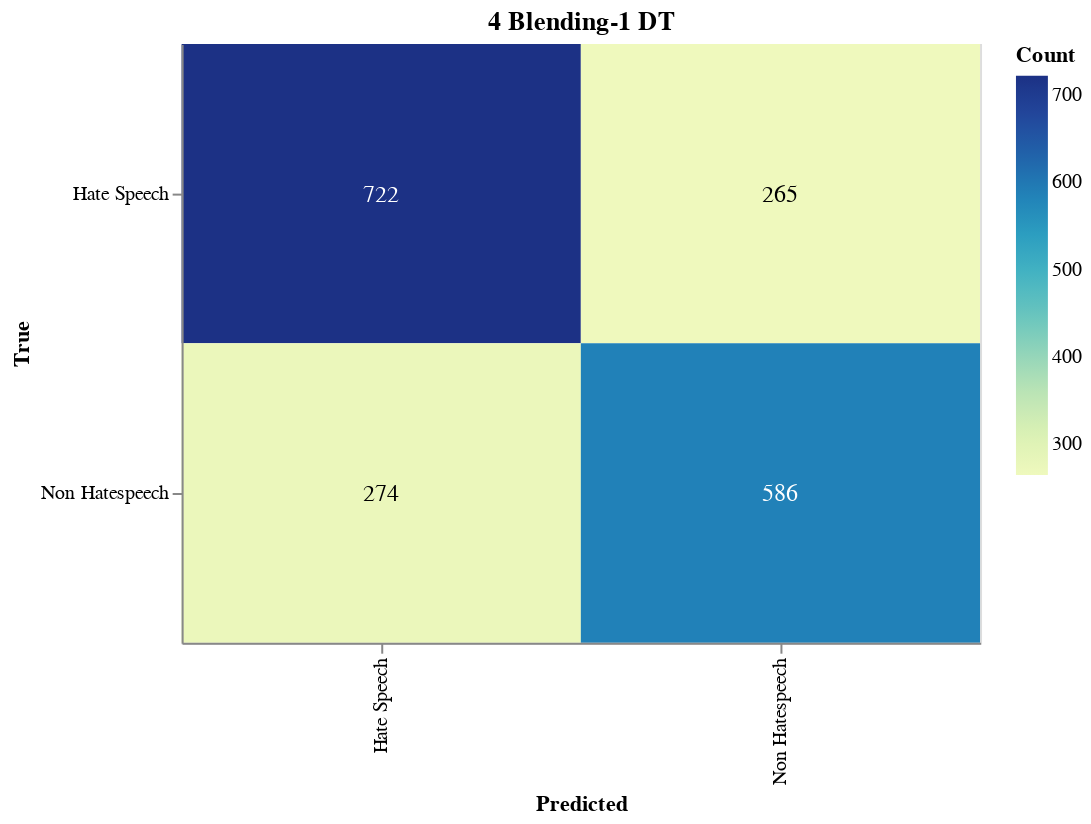

Write notebook code for a chart like this one.
### Markdown cell above
#### Save Confusion Matrix

### Code cell
import altair as alt
import pandas as pd
from sklearn.metrics import confusion_matrix

# Calculate the confusion matrix
cm = confusion_matrix(true_labels, adjusted_predictions)

# Define class names
class_names = ['Hate Speech', 'Non Hatespeech']

# Convert confusion matrix to DataFrame
cm_df = pd.DataFrame(cm, index=class_names, columns=class_names).reset_index().melt(id_vars='index')
cm_df.columns = ['True', 'Predicted', 'Count']

# Ensure the order of categories
cm_df['True'] = pd.Categorical(cm_df['True'], categories=class_names, ordered=True)
cm_df['Predicted'] = pd.Categorical(cm_df['Predicted'], categories=class_names, ordered=True)

# Create the Altair plot
heatmap = alt.Chart(cm_df).mark_rect().encode(
    x=alt.X('Predicted:O', sort=class_names),
    y=alt.Y('True:O', sort=class_names),
    color='Count:Q',
    tooltip=['True', 'Predicted', 'Count']
).properties(
    width=400,
    height=300,
    title='4 Blending-1 DT'
)

# Add text labels
text = heatmap.mark_text(
    align='center',
    baseline='middle',
    fontSize=12
).encode(
    text='Count:Q',
    color=alt.condition(
        alt.datum.Count > cm.max() / 2,
        alt.value('white'),
        alt.value('black')
    )
)

# Combine heatmap and text
final_chart = heatmap + text

# Display the plot
final_chart.show()

### Figure 1 — Vega-Lite specification as saved in the notebook (floating-point values rounded to 4 significant figures)
{"config": {"view": {"continuousWidth": 300, "continuousHeight": 300}}, "layer": [{"mark": {"type": "rect"}, "encoding": {"color": {"field": "Count", "type": "quantitative"}, "tooltip": [{"field": "True", "type": "ordinal"}, {"field": "Predicted", "type": "ordinal"}, {"field": "Count", "type": "quantitative"}], "x": {"field": "Predicted", "sort": ["Hate Speech", "Non Hatespeech"], "type": "ordinal"}, "y": {"field": "True", "sort": ["Hate Speech", "Non Hatespeech"], "type": "ordinal"}}, "title": "4 Blending-1 DT"}, {"mark": {"type": "text", "align": "center", "baseline": "middle", "fontSize": 12}, "encoding": {"color": {"condition": {"test": "(datum.Count > 361.0)", "value": "white"}, "value": "black"}, "text": {"field": "Count", "type": "quantitative"}, "tooltip": [{"field": "True", "type": "ordinal"}, {"field": "Predicted", "type": "ordinal"}, {"field": "Count", "type": "quantitative"}], "x": {"field": "Predicted", "sort": ["Hate Speech", "Non Hatespeech"], "type": "ordinal"}, "y": {"field": "True", "sort": ["Hate Speech", "Non Hatespeech"], "type": "ordinal"}}, "title": "4 Blending-1 DT"}], "data": {"name": "data-2190961599f5b42a910af59f910f2a8e"}, "height": 300, "width": 400, "$schema": "https://vega.github.io/schema/vega-lite/v5.17.0.json", "datasets": {"data-2190961599f5b42a910af59f910f2a8e": [{"True": "Hate Speech", "Predicted": "Hate Speech", "Count": 722}, {"True": "Non Hatespeech", "Predicted": "Hate Speech", "Count": 274}, {"True": "Hate Speech", "Predicted": "Non Hatespeech", "Count": 265}, {"True": "Non Hatespeech", "Predicted": "Non Hatespeech", "Count": 586}]}}
